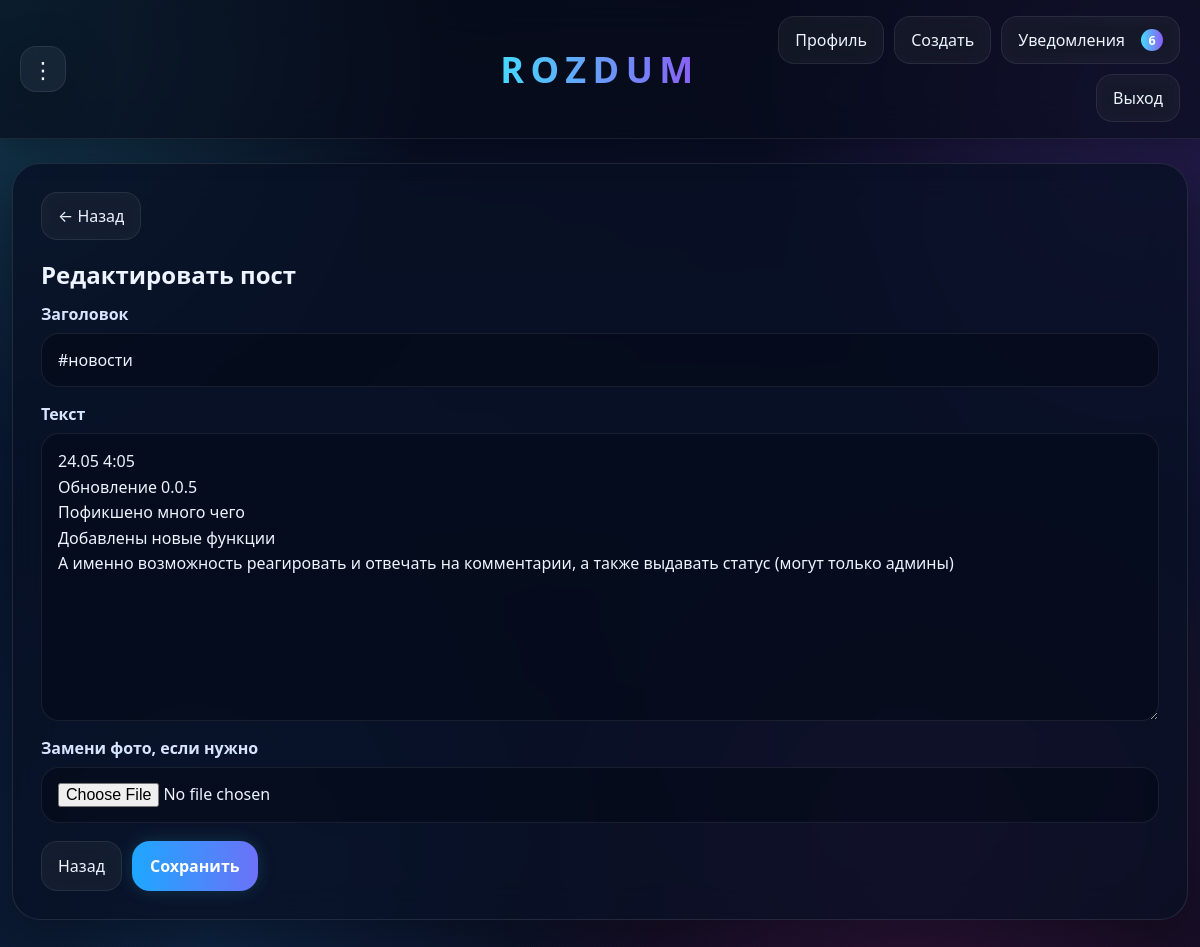
Screenshot of /topic/1/edit (signed in) with the database file from the repository.
### app.py (models this page shows)
class Topic(db.Model):
    id = db.Column(db.Integer, primary_key=True)
    title = db.Column(db.String(220), nullable=False)
    content = db.Column(db.Text, nullable=False)
    image = db.Column(db.String(255), default="")
    created_at = db.Column(db.DateTime, default=datetime.utcnow, nullable=False)
    updated_at = db.Column(db.DateTime, default=datetime.utcnow, onupdate=datetime.utcnow)
    user_id = db.Column(db.Integer, db.ForeignKey("user.id"), nullable=False)
    author = db.relationship("User", backref=db.backref("topics", lazy=True))

### app.py (the view, shortened to what this page needs)
@app.route("/topic/<int:topic_id>/edit", methods=["GET", "POST"])
@login_required
def edit_topic(topic_id):
    topic = Topic.query.get_or_404(topic_id)
    if not can_manage_topic(topic):
        flash("У вас нет доступа к этому посту.")
        return redirect(url_for("topic_view", topic_id=topic.id))
    return render_template("edit_topic.html", topic=topic)

### app.py (called while the page is built)
@login_manager.user_loader
def load_user(user_id):
    return User.query.get(int(user_id))

def can_manage_topic(topic):
    return current_user.is_authenticated and (current_user.is_admin or topic.user_id == current_user.id)

@app.context_processor
def inject_globals():
    unread = 0
    if current_user.is_authenticated:
        unread = Notification.query.filter_by(user_id=current_user.id, is_read=False).count()
    return {
        "unread_notifications_count": unread,
        "reactions_list": REACTIONS,
        "is_online": is_online,
    }

@app.before_request
def update_last_seen():
    if request.endpoint == "static":
        return
    if current_user.is_authenticated:
        if current_user.is_banned:
            logout_user()
            flash("Ваш аккаунт заблокирован.")
            return redirect(url_for("login"))
        current_user.last_seen = datetime.utcnow()
        db.session.commit()

### templates/edit_topic.html (shortened to what this page needs)
{% extends "base.html" %}
{% block content %}
<section class="form-card card">
    <div class="back-row">
        <a class="back-btn" href="{{ url_for('topic_view', topic_id=topic.id) }}">← Назад</a>
    </div>
    <h1>Редактировать пост</h1>
    <form method="POST" enctype="multipart/form-data" id="editTopicForm">
        <div class="field">
            <label>Заголовок</label>
            <input type="text" name="title" id="editTitle" value="{{ topic.title }}" required>
        </div>
        <div class="field">
            <label>Текст</label>
            <textarea name="content" id="editContent" rows="10" required>{{ topic.content }}</textarea>
        </div>
        <div class="field">
            <label class="file-label">Замени фото, если нужно</label>
            <input type="file" name="image" accept="image/*">
        </div>
        <div class="form-actions">
            <a class="btn-ghost" href="{{ url_for('topic_view', topic_id=topic.id) }}">Назад</a>
            <button class="btn-primary" type="submit">Сохранить</button>
        </div>
    </form>
</section>
{% endblock %}

### static/style.css (style rules this page uses)
:root { --bg:#050816; --bg2:#07112a; --card:rgba(9, 16, 36, 0.76); --card2:rgba(11, 22, 48, 0.88); --border:rgba(255,255,255,0.10); --text:#edf4ff; --muted:#8da5d6; --cyan:#46d9ff; --blue:#1ea7ff; --violet:#8b5cf6; --pink:#ff4fd8; --shadow:0 18px 50px rgba(0,0,0,.34); --radius:28px; }
* { box-sizing:border-box; }
html, body { min-height:100%; }
body { margin:0; font-family:system-ui,-apple-system,BlinkMacSystemFont,"Segoe UI",sans-serif; color:var(--text); background: linear-gradient(180deg, #050816 0%, #06122a 48%, #050816 100%); overflow-x:hidden; }
body::before { content:""; position:fixed; inset:-15%; background: radial-gradient(circle at 10% 10%, rgba(70,217,255,.24), transparent 26%), radial-gradient(circle at 85% 18%, rgba(139,92,246,.20), transparent 24%), radial-gradient(circle at 70% 78%, rgba(255,79,216,.14), transparent 28%), radial-gradient(circle at 25% 86%, rgba(30,167,255,.16), transparent 28%); animation: drift 18s ease-in-out infinite alternate; z-index:-2; }
body::after { content:""; position:fixed; inset:0; background:linear-gradient(120deg, rgba(70,217,255,.05), rgba(139,92,246,.05), rgba(255,79,216,.05)); opacity:.8; z-index:-1; animation:hue 24s linear infinite; }
a { color:inherit; text-decoration:none; }
button, input, textarea { font:inherit; }
.nav-btn, .btn-ghost, .small-btn { display:inline-flex; align-items:center; justify-content:center; gap:8px; padding:12px 16px; border-radius:16px; border:1px solid rgba(255,255,255,.08); background:rgba(255,255,255,.05); transition:.28s ease; backdrop-filter:blur(10px); }
.card { background:var(--card); border:1px solid var(--border); border-radius:var(--radius); box-shadow:var(--shadow); backdrop-filter:blur(18px); }
.auth-promo, .auth-card, .form-card, .hero-strip, .profile-hero, .topic-page, .comments-section { padding:28px; }
.auth-card h2, .form-card h1, .hero-strip h1, .profile-hero h1, .topic-page h1, .section-title h1 { margin-top:0; margin-bottom:12px; }
.field { display:grid; gap:8px; margin-bottom:16px; }
.field label, .file-label { font-weight:700; color:#d8e5ff; }
input[type="text"], input[type="password"], input[type="file"], textarea { width:100%; padding:15px 16px; border-radius:18px; border:1px solid rgba(255,255,255,.08); background:rgba(4, 10, 24, .58); color:var(--text); outline:none; transition:.25s ease; }
textarea { resize:vertical; min-height:120px; line-height:1.6; }
.btn-primary { display:inline-flex; align-items:center; justify-content:center; padding:14px 18px; border:none; border-radius:18px; color:#fff; font-weight:800; cursor:pointer; background:linear-gradient(90deg, var(--blue), var(--violet), var(--pink)); background-size:280% 100%; transition:.25s ease; animation:btnFlow 8s linear infinite; box-shadow:0 0 18px rgba(70,217,255,.16); }
.post-actions, .comment-actions, .profile-actions, .form-actions { display:flex; gap:10px; flex-wrap:wrap; margin-top:18px; }
.back-row { margin-bottom:18px; }
.back-btn { display:inline-flex; align-items:center; gap:8px; padding:12px 16px; border-radius:16px; border:1px solid rgba(255,255,255,.08); background:rgba(255,255,255,.05); color:var(--text); text-decoration:none; transition:.25s ease; backdrop-filter:blur(10px); }
html, body { max-width: 100%; overflow-x: hidden; }
body { -webkit-text-size-adjust: 100%; text-size-adjust: 100%; }
.page, .topbar, .card, .auth-standalone, .auth-grid, .hero-strip, .profile-hero, .form-card, .topic-page, .comments-section, .search-box, .topics-grid, .stats-grid { max-width: 100%; }
* { -webkit-tap-highlight-color: transparent; }
button, a, input, textarea, select { touch-action: manipulation; }
button, .nav-btn, .btn-primary, .btn-ghost, .small-btn, .back-btn { min-width: 44px; }
body { overflow-x: hidden; }

### rows the page displays
Topic: title "#новости", content "24.05 4:05 Обновление 0.0.5 Пофикшено много чего Добавлены новые функции А именно возможность реагировать и отвечать на комментарии, а также выдавать статус (могут только админы)"

### other values shown
{{ unread_notifications_count }} "6"
